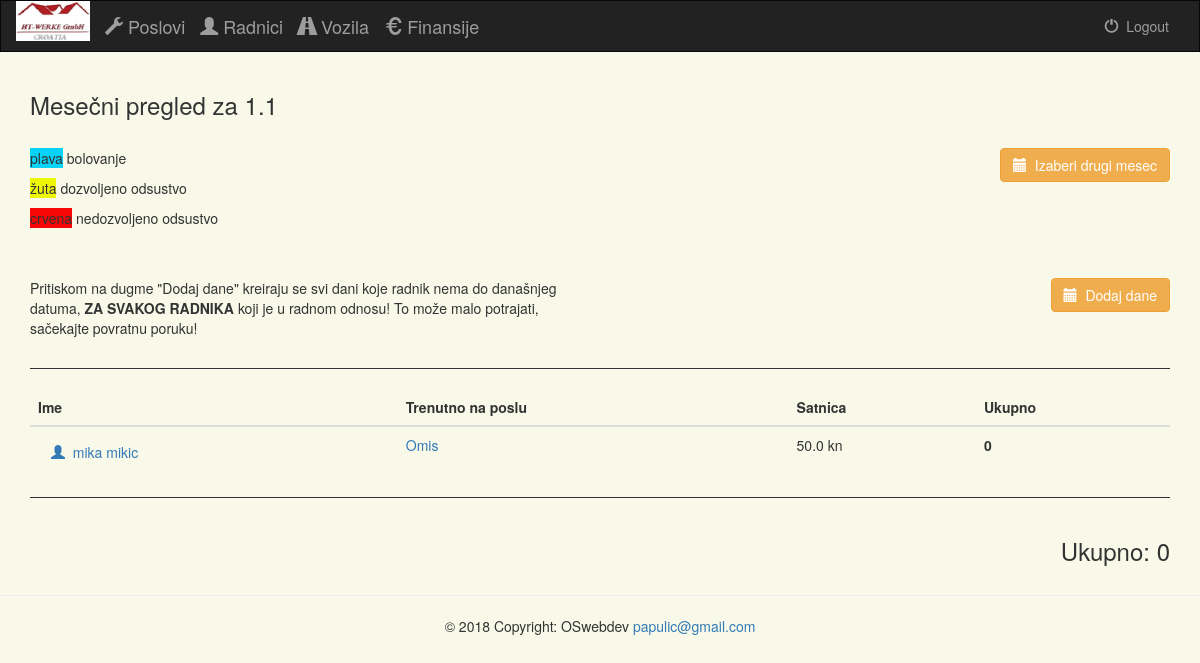
The app's page /administracija/mesecni_izvod_radnika/1/1 (signed in), older data.
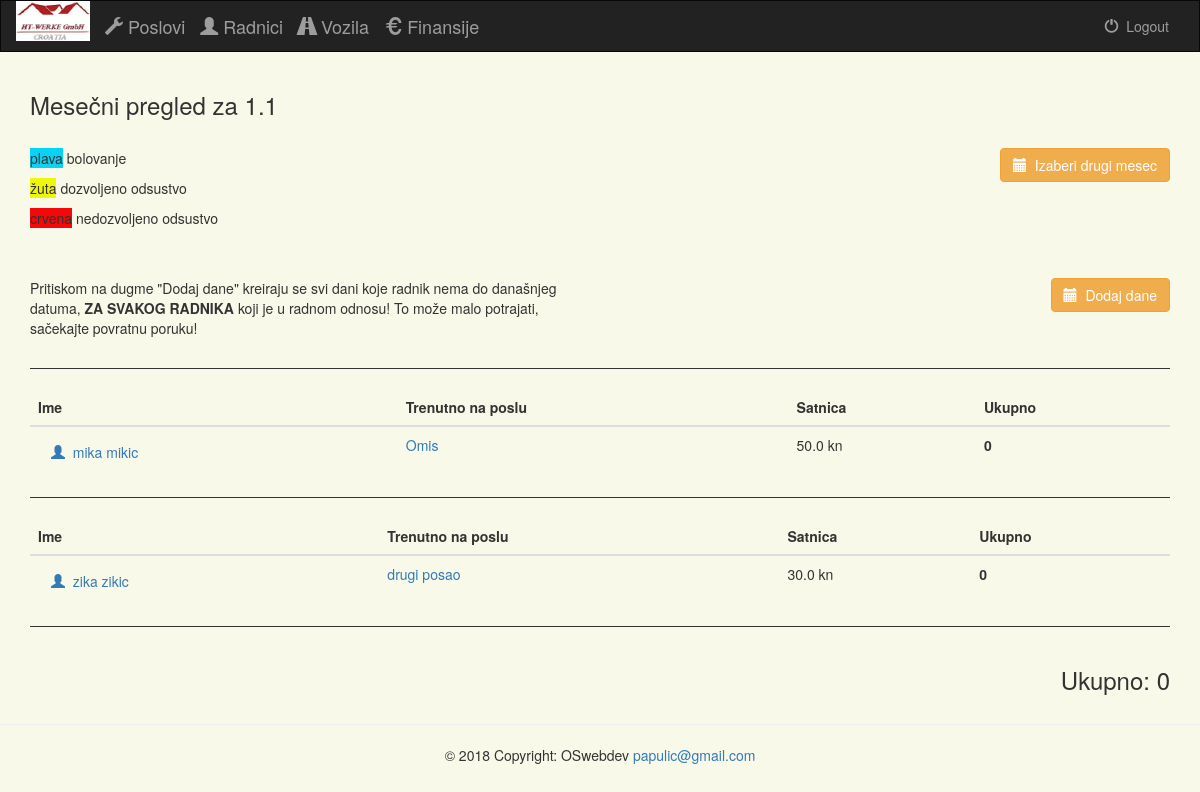
The same page, newer data.
### projects/models.py (models this page shows, shortened)
class Radnik(models.Model):
    ime = models.CharField(max_length=50)
    oib = models.IntegerField()
    broj_telefona = models.CharField(max_length=30, blank=True)
    broj_odela = models.IntegerField(default=None, null=True, blank=True)
    broj_cipela = models.IntegerField(default=None, null=True, blank=True)
    poceo_raditi = models.DateField()
    ugovor_vazi_do = models.DateField()
    satnica = models.FloatField(max_length=10)
    zaduzena_oprema = models.CharField(max_length=100, blank=True)
    dostupan = models.BooleanField(default=True)
    posao = models.ForeignKey(Poslovi, null=True, blank=True)
    u_radnom_odnosu = models.BooleanField(default=True)
    zanimanja = models.ManyToManyField(Zanimanja)
    dana_do_isteka_ugovora = models.IntegerField(default=None, null=True, blank=True)
    komentar = models.CharField(max_length=500, blank=True)
    class Meta:
        verbose_name_plural = "Radnici"

class Poslovi(models.Model):
    ime = models.CharField(max_length=30)
    opis = models.CharField(max_length=100)
    dogovoreni_radni_sati = models.FloatField(default=0.0)
    def __unicode__(self):
        return self.ime
    class Meta:
        verbose_name_plural = "Poslovi"

### projects/views.py (the view)
# urls.py: url(r'^mesecni_izvod_radnika/(?P<mesec>[0-9]+)/(?P<godina>[0-9]+)$', views.mesecni_izvod_radnika, name='monthview-workers'),
def mesecni_izvod_radnika(request, mesec, godina):
    if not request.user.is_authenticated():
        return render(request, 'projects/login.html')
    else:
        radnici = Radnik.objects.filter(u_radnom_odnosu=True)
        Dani = Dan.objects.filter(datum__year=godina,
              datum__month=mesec)
        ukupno = {}
        for radnik in radnici:
            ukupno[radnik.id] = 0
        for dan in Dani:
            ukupno[dan.radnik.id] += dan.radio_sati * dan.radnik.satnica
        svi = sum(ukupno.values())
        return render(request, 'projects/mesecni_izvod.html', {
            'radnici': radnici,
            'mesec': mesec,
            'godina': godina,
            'Dani': Dani,
            'ukupno': ukupno,
            'svi': svi
        })

### projects/templates/projects/mesecni_izvod.html (shortened to what this page needs)
{% extends 'projects/base.html' %}
{% block content %}
{% load staticfiles %}
{% load widget_tweaks %}
<div class="container">
    <h3>Mesečni pregled za {{ mesec }}.{{ godina }}</h3>
    <div class="row">
        <br>
        <div class="col-sm-6">
                <p><font style="background-color: #07d3f7">plava</font> bolovanje</p>
                <p><font style="background-color: #eef707">žuta</font> dozvoljeno odsustvo</p>
                <p><font style="background-color: #f70707">crvena</font> nedozvoljeno odsustvo</p>
        </div>
        <div class="col-sm-6">
            <a href="{% url 'projects:biranje_meseca' %}" style="float: right">
                <button type="button" class="btn btn-warning">
                    <span class="glyphicon glyphicon-calendar"></span>&nbsp; Izaberi drugi mesec
                </button>
            </a>
        </div>
    </div>
    <br>
    <div class="row">
        <br>
        <div class="col-sm-6">
            <p>Pritiskom na dugme "Dodaj dane" kreiraju se svi dani koje radnik nema do današnjeg datuma, <strong>ZA SVAKOG RADNIKA</strong> koji je u radnom odnosu! To može malo potrajati, sačekajte povratnu poruku!</p>
        </div>
        <div class="col-sm-6">
        <a href="{% url 'projects:dodaj_dane' mesec godina %}" style="float: right">
            <button type="button" class="btn btn-warning">
                <span class="glyphicon glyphicon-calendar"></span>&nbsp; Dodaj dane
            </button>
        </a>
        </div>
    </div>
    <hr style="height:1px;border:none;color:#333;background-color:#333;" />
    {% for radnik in radnici %}
    <table class="table">
        <thead>
        <tr>
            <th>Ime</th>
            <th>Trenutno na poslu</th>
            <th>Satnica</th>
            <th>Ukupno</th>
        </tr>
        </thead>
        <tbody>
            <tr>
                <td><a href="{% url 'projects:radnik-detail' radnik.id %}">
                        <button type="button" class="btn btn-link">
                            <span class="glyphicon glyphicon-user"></span>&nbsp; {{ radnik.ime }}
                        </button>
                    </a></td>
                <td>{% if radnik.posao != None %}
                <a href="{% url 'projects:posao' radnik.posao.id %}">{{ radnik.posao }}</a>
                {% else %}
                ---------
                {% endif %}</td>
                <td>{{ radnik.satnica }} kn</td>
                {% for k, v in ukupno.items %}
                {% if k == radnik.id %}
                <td><strong>{{ v }}</strong></td>
                {% endif %}
                {% endfor %}
            </tr>
        </tbody>
    </table>
    <hr style="height:1px;border:none;color:#333;background-color:#333;" />
    {% endfor %}
    <h3 style="float: right">Ukupno: {{ svi }}</h3>
</div>
{% endblock %}

Row changes from the older to the newer data that the page shows:
added Radnik: ime "zika zikic", posao "drugi posao", satnica "30.0", ukupno "0"
